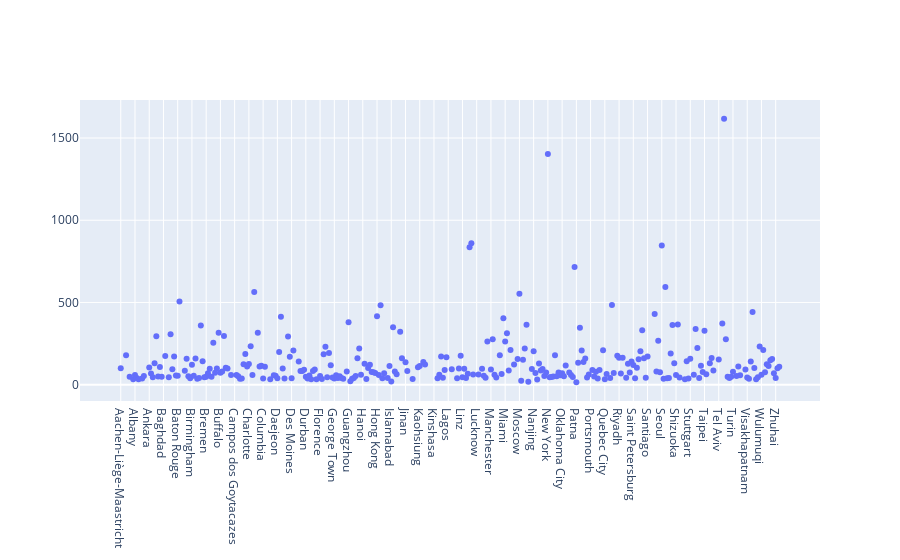

The notebook cell saved with this chart:
### Code cell
fig = {
    'data': [
        {'x': city_names, 'y': gdps, 'mode': 'markers'}
    ]
}

pio.show(fig)

### Figure 1 — Plotly figure (JSON) as saved in the notebook; plotly's stock layout.template omitted (floating-point values rounded to 4 significant figures; data arrays with more than 128 entries replaced by an {"elided": "..."} marker saying what was removed)
{"data": [{"mode": "markers", "type": "scatter", "x": {"elided": "371 str values"}, "y": {"elided": "371 str values"}}], "layout": {"autosize": true, "xaxis": {"autorange": true, "range": [-23.21, 393.2], "type": "category"}, "yaxis": {"autorange": true, "range": [-114.2, 1746.0], "type": "linear"}}}
